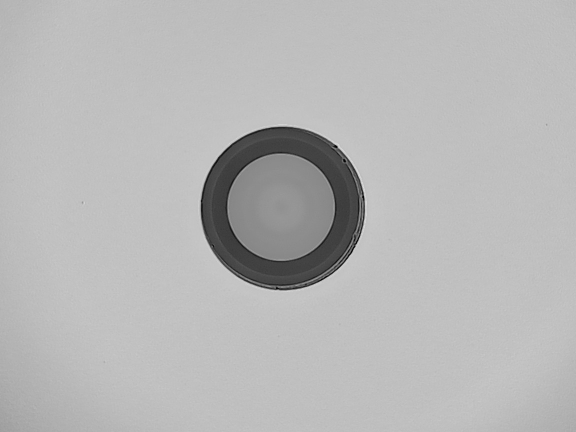
#> input picture current-process/old_version/image_batch/ima18.jpg, 1152 x 864 px (shown at 1/2 size)
$ python -i random-gen-001.py   (imports and definitions only)
#> lines starting #> are read from the running program, lines starting #| are printed output that depends on the picture; after the words box and inside, x2 and y2 are one past the last pixel; in counts of white or black regions, pixels touching at a corner belong together
#!/usr/bin/env python3
"""
Advanced Fiber Structure Detection Module
========================================
Sophisticated algorithms for detecting fiber optic structures including
cladding and core detection with multiple fallback methods.
"""

import cv2
import numpy as np
import logging
from typing import Dict, Any, Optional, Tuple, List
from scipy import ndimage

try:
    import circle_fit as cf
    CIRCLE_FIT_AVAILABLE = True
except ImportError:
    CIRCLE_FIT_AVAILABLE = False

def detect_core_improved(image: np.ndarray,
                        cladding_center: Tuple[float, float],
                        cladding_radius: float,
                        core_diameter_hint: Optional[float] = None) -> Tuple[Tuple[float, float], float]:
    """
    Enhanced core detection with intensity-based analysis and multiple fallback methods.

    Args:
        image: Input image (grayscale)
        cladding_center: Center of cladding (x, y)
        cladding_radius: Radius of cladding
        core_diameter_hint: Optional hint for core diameter

    Returns:
        Tuple of (core_center, core_diameter)
    """
    # Create tighter cladding mask focusing on actual core region
    mask = np.zeros(image.shape[:2], dtype=np.uint8)
    # Use smaller search radius to focus on core area
    cv2.circle(mask, tuple(map(int, cladding_center)), int(cladding_radius * 0.3), 255, -1)

    # Convert to grayscale if needed
    if len(image.shape) == 3:
        gray = cv2.cvtColor(image, cv2.COLOR_BGR2GRAY)
    else:
        gray = image.copy()

    # Apply Gaussian blur to reduce noise
    gray_smooth = cv2.GaussianBlur(gray, (5, 5), 1)

    # Intensity-based core detection
    masked_region = cv2.bitwise_and(gray_smooth, mask)

    # Calculate radial intensity profile
    cy, cx = int(cladding_center[1]), int(cladding_center[0])
    Y, X = np.ogrid[:gray.shape[0], :gray.shape[1]]
    dist_from_center = np.sqrt((X - cx)**2 + (Y - cy)**2)

    # Sample intensity values at different radii
    max_radius = int(cladding_radius * 0.3)
    intensity_profile = []

    for r in range(0, max_radius, 2):
        ring_mask = (dist_from_center >= r) & (dist_from_center < r + 2) & (mask > 0)
        if np.any(ring_mask):
            mean_intensity = np.mean(gray_smooth[ring_mask])
            intensity_profile.append((r, mean_intensity))

    if len(intensity_profile) > 5:
        # Find the radius where intensity changes significantly
        radii = np.array([p[0] for p in intensity_profile])
        intensities = np.array([p[1] for p in intensity_profile])

        # Calculate intensity gradient
        gradient = np.gradient(intensities)

        # Find the maximum gradient location (core-cladding boundary)
        max_gradient_idx = np.argmax(np.abs(gradient[1:-1])) + 1

        if max_gradient_idx < len(radii) - 1:
            core_radius = radii[max_gradient_idx]

            # Validate the detected radius
            if 3 < core_radius < cladding_radius * 0.15:  # Reasonable core size
                return tuple(cladding_center), core_radius * 2

    # Method 1: Adaptive thresholding
    try:
        adaptive_thresh = cv2.adaptiveThreshold(
            gray, 255, cv2.ADAPTIVE_THRESH_GAUSSIAN_C, cv2.THRESH_BINARY, 11, 2
        )
        adaptive_thresh = cv2.bitwise_and(adaptive_thresh, mask)

        contours, _ = cv2.findContours(adaptive_thresh, cv2.RETR_EXTERNAL, cv2.CHAIN_APPROX_SIMPLE)

        if contours:
            # Filter contours by area and circularity
            valid_contours = []
            for contour in contours:
                area = cv2.contourArea(contour)
                perimeter = cv2.arcLength(contour, True)
                if perimeter > 0:
                    circularity = 4 * np.pi * area / (perimeter * perimeter)
                    if 0.3 < circularity < 1.2 and area > 100:  # Reasonable circularity and size
                        valid_contours.append(contour)

            if valid_contours:
                # Find the most central contour
                best_contour = None
                min_distance = float('inf')

                for contour in valid_contours:
                    (x, y), radius = cv2.minEnclosingCircle(contour)
                    distance = np.sqrt((x - cladding_center[0])**2 + (y - cladding_center[1])**2)
                    if distance < min_distance:
                        min_distance = distance
                        best_contour = contour

                if best_contour is not None:
                    (x, y), radius = cv2.minEnclosingCircle(best_contour)
                    return (x, y), radius * 2  # Return diameter
    except Exception as e:
        logging.debug(f"Adaptive threshold method failed: {e}")

    # Method 2: Edge-based detection
    try:
        edges = cv2.Canny(gray, 50, 150)
        edges = cv2.bitwise_and(edges, mask)

        # Dilate to connect edge fragments
        kernel = np.ones((3,3), np.uint8)
        edges = cv2.dilate(edges, kernel, iterations=1)

        contours, _ = cv2.findContours(edges, cv2.RETR_EXTERNAL, cv2.CHAIN_APPROX_SIMPLE)

        if contours:
            # Similar filtering as above
            for contour in contours:
                area = cv2.contourArea(contour)
                if area > 50:  # Minimum area threshold
                    (x, y), radius = cv2.minEnclosingCircle(contour)
                    distance = np.sqrt((x - cladding_center[0])**2 + (y - cladding_center[1])**2)
                    if distance < cladding_radius * 0.3:  # Core should be near center
                        return (x, y), radius * 2
    except Exception as e:
        logging.debug(f"Edge-based method failed: {e}")

    # Method 3: Improved fallback based on cladding
    logging.debug("Using improved fallback method for core detection")
    if core_diameter_hint:
        core_radius = core_diameter_hint / 2
    else:
        # Better estimation for single-mode fibers (typically 9µm core in 125µm cladding)
        core_radius = cladding_radius * 0.072

    return tuple(cladding_center), core_radius * 2

def locate_fiber_structure_advanced(processed_image: np.ndarray,
                                   original_gray_image: Optional[np.ndarray] = None,
                                   hough_params: Optional[Dict[str, Any]] = None) -> Optional[Dict[str, Any]]:
    """
    Advanced fiber structure localization using multiple detection methods.

    Args:
        processed_image: Preprocessed grayscale image
        original_gray_image: Original grayscale image for better core detection
        hough_params: Parameters for Hough circle detection

    Returns:
        Dictionary containing localization results or None if failed
    """
    h, w = processed_image.shape[:2]
    min_img_dim = min(h, w)

    # Default Hough parameters
    if hough_params is None:
        hough_params = {
            "dp": 1.2,
            "min_dist_factor": 0.15,
            "param1": 70,
            "param2": 35,
            "min_radius_factor": 0.08,
            "max_radius_factor": 0.45
        }

    # Calculate parameters
    min_dist_circles = int(min_img_dim * hough_params["min_dist_factor"])
    min_radius_hough = int(min_img_dim * hough_params["min_radius_factor"])
    max_radius_hough = int(min_img_dim * hough_params["max_radius_factor"])

    localization_result = {}

    # Method 1: HoughCircles detection
    logging.info("Attempting cladding detection using HoughCircles...")
    circles = cv2.HoughCircles(
        processed_image,
        cv2.HOUGH_GRADIENT,
        dp=hough_params["dp"],
        minDist=min_dist_circles,
        param1=hough_params["param1"],
        param2=hough_params["param2"],
        minRadius=min_radius_hough,
        maxRadius=max_radius_hough
    )

    if circles is not None:
        circles = np.round(circles[0, :]).astype("int")
        if len(circles) > 0:
            x_cl, y_cl, r_cl = circles[0]
            localization_result['cladding_center_xy'] = (x_cl, y_cl)
            localization_result['cladding_radius_px'] = float(r_cl)
            localization_result['localization_method'] = 'HoughCircles'
            logging.info(f"Cladding (HoughCircles): Center=({x_cl},{y_cl}), Radius={r_cl}px")

    # Method 2: Contour-based detection
    if 'cladding_center_xy' not in localization_result:
        logging.info("HoughCircles failed, attempting contour-based detection...")
        try:
            edges = cv2.Canny(processed_image, 50, 150)
            contours, _ = cv2.findContours(edges, cv2.RETR_EXTERNAL, cv2.CHAIN_APPROX_SIMPLE)

            if contours:
                # Find the largest contour (likely to be the cladding)
                largest_contour = max(contours, key=cv2.contourArea)

                # Fit ellipse to the largest contour
                if len(largest_contour) >= 5:
                    ellipse = cv2.fitEllipse(largest_contour)
                    (x_cl, y_cl), (minor_axis, major_axis), angle = ellipse

                    # Check if it's reasonably circular
                    axis_ratio = minor_axis / major_axis if major_axis > 0 else 0
                    if axis_ratio > 0.7:  # Reasonably circular
                        avg_radius = (minor_axis + major_axis) / 4.0
                        localization_result['cladding_center_xy'] = (int(x_cl), int(y_cl))
                        localization_result['cladding_radius_px'] = float(avg_radius)
                        localization_result['cladding_ellipse_params'] = ellipse
                        localization_result['localization_method'] = 'ContourFitCircle'
                        logging.info(f"Cladding (Contour): Center=({int(x_cl)},{int(y_cl)}), Radius={avg_radius:.1f}px")
        except Exception as e:
            logging.error(f"Contour-based detection failed: {e}")

    # Method 3: Circle-fit library fallback
    if 'cladding_center_xy' not in localization_result and CIRCLE_FIT_AVAILABLE:
        logging.info("Attempting circle-fit library method...")
        try:
            edges = cv2.Canny(processed_image, 50, 150)
            contours, _ = cv2.findContours(edges, cv2.RETR_EXTERNAL, cv2.CHAIN_APPROX_SIMPLE)

            if contours:
                # Combine all contour points
                all_points = np.vstack(contours).reshape(-1, 2)

                if len(all_points) > 10:
                    # Use circle_fit library for robust fitting
                    xc_cf, yc_cf, r_cf, residual_cf = cf.hyper_fit(all_points)

                    # Validate the result
                    if 0 < r_cf < min_img_dim * 0.5 and residual_cf < 50:
                        localization_result['cladding_center_xy'] = (int(xc_cf), int(yc_cf))
                        localization_result['cladding_radius_px'] = float(r_cf)
                        localization_result['localization_method'] = 'CircleFitLib'
                        localization_result['fit_residual'] = residual_cf
                        logging.info(f"Cladding (CircleFitLib): Center=({int(xc_cf)},{int(yc_cf)}), Radius={r_cf:.1f}px")
        except Exception as e:
            logging.error(f"Circle-fit library method failed: {e}")

    # Check if cladding was found
    if 'cladding_center_xy' not in localization_result:
        logging.error("Failed to localize fiber cladding by any method.")
        return None

    # Core Detection
    logging.info("Starting enhanced core detection...")

    image_for_core_detect = original_gray_image if original_gray_image is not None else processed_image
    cladding_center = localization_result['cladding_center_xy']
    cladding_radius = localization_result['cladding_radius_px']

    try:
        core_center, core_diameter = detect_core_improved(
            image_for_core_detect,
            cladding_center,
            cladding_radius
        )

        localization_result['core_center_xy'] = tuple(map(int, core_center))
        localization_result['core_radius_px'] = float(core_diameter / 2)
        logging.info(f"Core detected: Center=({int(core_center[0])},{int(core_center[1])}), Radius={core_diameter/2:.1f}px")

    except Exception as e:
        logging.error(f"Enhanced core detection failed: {e}")
        # Final fallback
        localization_result['core_center_xy'] = localization_result['cladding_center_xy']
        localization_result['core_radius_px'] = localization_result['cladding_radius_px'] * 0.072
        logging.warning("Core detection failed, using fallback estimation")

    return localization_result

# [93 lines left out: functions generate_fiber_zone_masks, validate_fiber_detection, not called in this run]

# [55 lines not run here, left out]

>>> import cv2
>>> picture = cv2.imread('../../../../current-process/old_version/image_batch/ima18.jpg', cv2.IMREAD_GRAYSCALE)
#> picture is the input picture: shape (864, 1152); min 0, max 239, mean 182.7
>>> result = locate_fiber_structure_advanced(picture)
#> in locate_fiber_structure_advanced, `circles = cv2.HoughCircles( processed_image, cv2.HOUGH_GRADIENT, dp=ho..`: circles = [[564.6, 417, 164.4], [432.6, 406.2, 282.8], [803.4, 406.2, 85.56], [562.2, 234.6, 75.48]]
#> in locate_fiber_structure_advanced, `circles = np.round(circles[0, :]).astype("int")`: circles = [[565, 417, 164], [433, 406, 283], [803, 406, 86], [562, 235, 75]]
#> in locate_fiber_structure_advanced, `x_cl, y_cl, r_cl = circles[0]`: x_cl = 565; y_cl = 417; r_cl = 164
#> in locate_fiber_structure_advanced, `cladding_center = localization_result['cladding_center_xy']`: cladding_center = (565, 417)
#> in locate_fiber_structure_advanced, `cladding_radius = localization_result['cladding_radius_px']`: cladding_radius = 164
#> in detect_core_improved, `cv2.circle(mask, tuple(map(int, cladding_center)), int(cladding_radius..`:
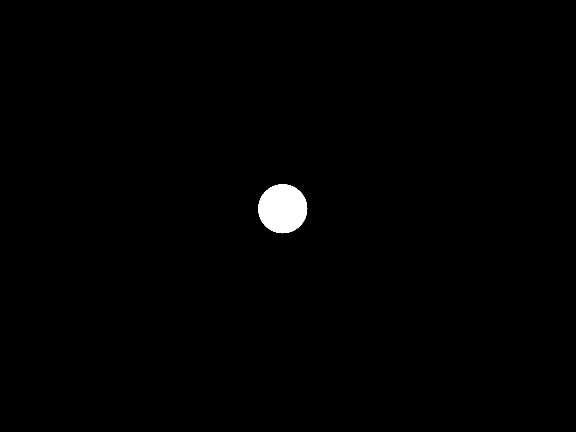
#> mask: shape (864, 1152) (shown at 1/2 size); 0.76% white; 1 white region, box (x1, y1, x2, y2) and area: (516, 368, 615, 467) 7525
#> in detect_core_improved, `cy, cx = int(cladding_center[1]), int(cladding_center[0])`: cy = 417; cx = 565
#> in detect_core_improved, `dist_from_center = np.sqrt((X - cx)**2 + (Y - cy)**2)`:
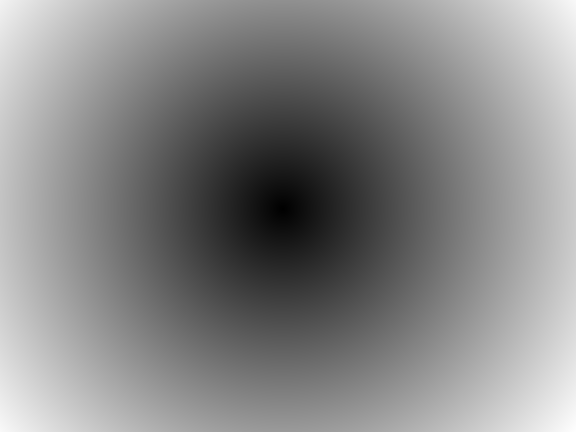
#> dist_from_center: shape (864, 1152) float64 (shown at 1/2 size); min 0, max 736.4, mean 388.3; drawn with min black and max white
#> in detect_core_improved, `max_radius = int(cladding_radius * 0.3)`: max_radius = 49
#> the loop in detect_core_improved, `for r in range(0, max_radius, 2):` made 25 passes
#> mean_intensity on passes 1 to 8: 144.6, 145.1, 145.4, 145.8, 146.1, 146.6, 147.3, 147.7
#> pass 1, in detect_core_improved, `ring_mask = (dist_from_center >= r) & (dist_from_center < r + 2) & (ma..`:
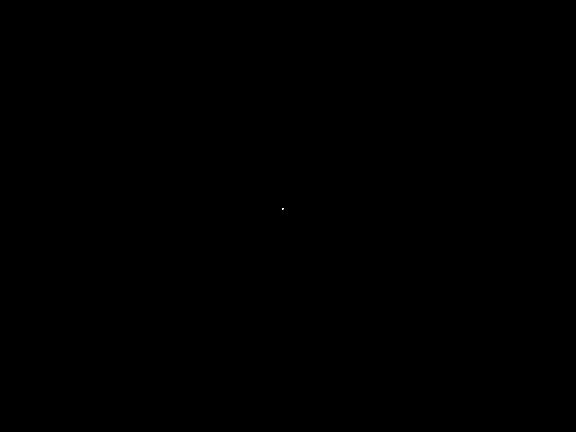
#> ring_mask: shape (864, 1152) bool (shown at 1/2 size); 0% white in thin lines or dots, all inside (x1, y1, x2, y2) = (564, 416, 567, 419)
#> after the loop in detect_core_improved, `for r in range(0, max_radius, 2):`: intensity_profile = 25 pairs, first value 0 to 48, second value 143.5 to 149
#> in detect_core_improved, `radii = np.array([p[0] for p in intensity_profile])`: radii = 25 values from 0 to 48
#> in detect_core_improved, `intensities = np.array([p[1] for p in intensity_profile])`: intensities = 25 values, max 149 at index 11, min 143.5 at index 24, mean 146.9
#> in detect_core_improved, `gradient = np.gradient(intensities)`: gradient = 25 values, max 0.617 at index 5, min -0.761 at index 22, mean -0.0445
#> in detect_core_improved, `max_gradient_idx = np.argmax(np.abs(gradient[1:-1])) + 1`: max_gradient_idx = 22
#> in detect_core_improved, `core_radius = radii[max_gradient_idx]`: core_radius = 44
#> in detect_core_improved, `adaptive_thresh = cv2.adaptiveThreshold( gray, 255, cv2.ADAPTIVE_THRES..`:
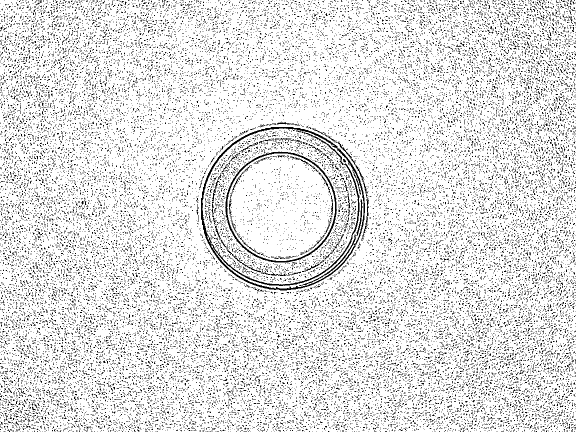
#> adaptive_thresh: shape (864, 1152) (shown at 1/2 size); 88.1% white; black in thin lines or dots
#> in detect_core_improved, `contours, _ = cv2.findContours(adaptive_thresh, cv2.RETR_EXTERNAL, cv2..`: contours = 1 contour; box (x1, y1, x2, y2) and area: (516, 368, 615, 467) 7363
#> the loop in detect_core_improved, `for contour in contours:` made 1 pass
#> (area, perimeter, circularity) on pass 1: (7363, 341.4, 0.794)
#> after the loop in detect_core_improved, `for contour in contours:`: valid_contours has the same summary as contours
#> the loop in detect_core_improved, `for contour in valid_contours:` made 1 pass
#> (x, y, radius, distance, min_distance) on pass 1: (565, 417, 49, 0, 0)
#> after the loop in detect_core_improved, `for contour in valid_contours:`: best_contour = contour of 164 points, box (x1, y1, x2, y2) (516, 368, 615, 467), area 7363; min_distance = 0
#> in locate_fiber_structure_advanced, `core_center, core_diameter = detect_core_improved( image_for_core_dete..`: core_center = (565, 417); core_diameter = 98
#> result = {'cladding_center_xy': (565, 417), 'cladding_radius_px': 164, 'localization_method': 'HoughCircles', 'core_center_xy': (565, 417), 'core_radius_px': 49}

$ run again, on current-process/old_version/image_batch/ima19.jpg
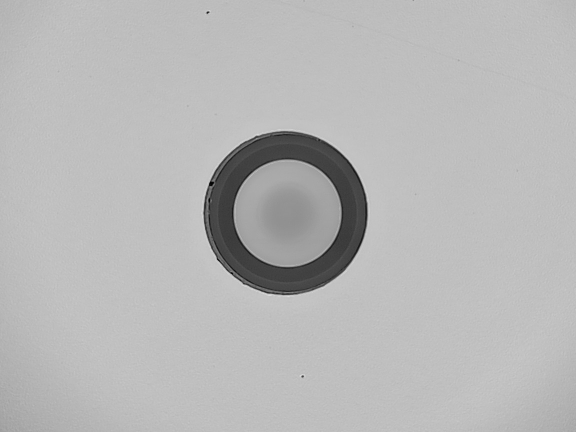
#> input picture current-process/old_version/image_batch/ima19.jpg, 1152 x 864 px (shown at 1/2 size)
#> picture is the input picture: shape (864, 1152); min 0, max 233, mean 183
#> in locate_fiber_structure_advanced, `circles = cv2.HoughCircles( processed_image, cv2.HOUGH_GRADIENT, dp=ho..`: circles = [[570.6, 425.4, 163.4], [666.6, 521.4, 287.6], [390.6, 420.6, 80.88]]
#> in locate_fiber_structure_advanced, `circles = np.round(circles[0, :]).astype("int")`: circles = [[571, 425, 163], [667, 521, 288], [391, 421, 81]]
#> x_cl = 571; y_cl = 425; r_cl = 163
#> cladding_center = (571, 425)
#> cladding_radius = 163
#> mask: shape (864, 1152); 0.72% white; 1 white region, box (x1, y1, x2, y2) and area: (523, 377, 620, 474) 7213
#> cy = 425; cx = 571
#> max_radius = 48
#> the loop in detect_core_improved, `for r in range(0, max_radius, 2):` made 24 passes
#> mean_intensity on passes 1 to 8: 146.1, 146.5, 146.3, 146.3, 146.3, 145.9, 145.8, 145.7
#> after the loop in detect_core_improved, `for r in range(0, max_radius, 2):`: intensity_profile = 24 items, first 6: (0, 146.1), (2, 146.5), (4, 146.3), (6, 146.3), (8, 146.3), (10, 145.9)
#> radii = 24 values from 0 to 46
#> intensities = 24 values, max 152.8 at index 23, min 145.6 at index 10, mean 147.4
#> gradient = 24 values, max 0.986 at index 23, min -0.246 at index 5, mean 0.306
#> max_gradient_idx = 22
#> core_radius = 44
#> in detect_core_improved, `adaptive_thresh = cv2.adaptiveThreshold( gray, 255, cv2.ADAPTIVE_THRES..`:
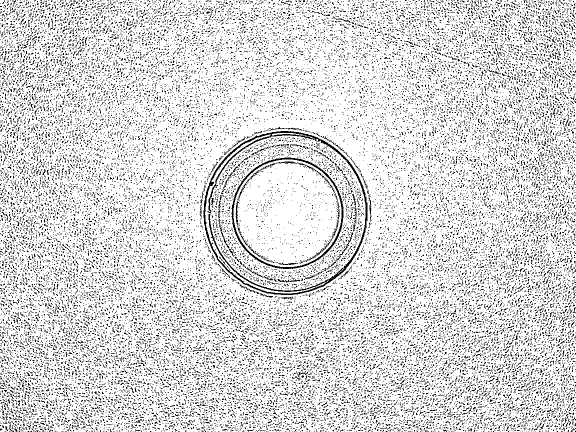
#> adaptive_thresh: shape (864, 1152) (shown at 1/2 size); 84.9% white; black in thin lines or dots
#> contours = 1 contour; box (x1, y1, x2, y2) and area: (523, 377, 620, 474) 7070
#> the loop in detect_core_improved, `for contour in contours:` made 1 pass
#> (area, perimeter, circularity) on pass 1: (7069.5, 320.3, 0.866)
#> after the loop in detect_core_improved, `for contour in contours:`: valid_contours has the same summary as contours
#> the loop in detect_core_improved, `for contour in valid_contours:` made 1 pass
#> (x, y, radius, distance, min_distance) on pass 1: (571, 425, 48, 0, 0)
#> after the loop in detect_core_improved, `for contour in valid_contours:`: best_contour = contour of 139 points, box (x1, y1, x2, y2) (523, 377, 620, 474), area 7070; min_distance = 0
#> core_center = (571, 425); core_diameter = 96
#> result = {'cladding_center_xy': (571, 425), 'cladding_radius_px': 163, 'localization_method': 'HoughCircles', 'core_center_xy': (571, 425), 'core_radius_px': 48}
